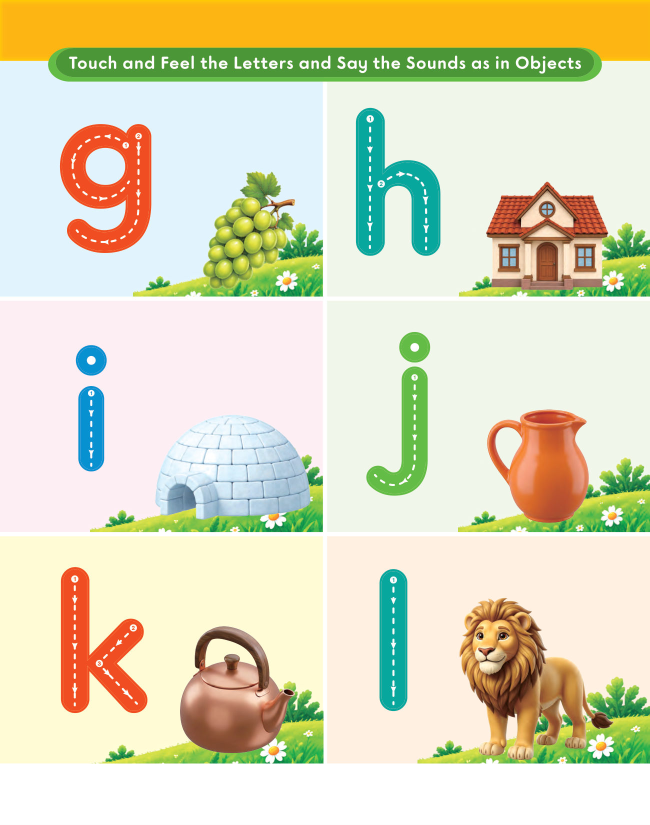
#> input picture books/maxford-global-qaida-3-english/p004.jpg, 1300 x 1649 px, given in place of p006.jpg, which was not available (shown at 1/2 size)
$ python make_urdu3.py
#> lines starting #> are read from the running program, lines starting #| are printed output that depends on the picture; after the words box and inside, x2 and y2 are one past the last pixel; in counts of white or black regions, pixels touching at a corner belong together; pictures that were not available may be replaced by others from this repository, and a replacement may not be noted
### tools/ink.py
"""Cut the exact shape of a trace letter out of the page picture, as pink "ink" the pencil reveals.

Dotted letters on white paper: the dots are joined into one smooth line.
Hollow letters on a coloured band: the white inside of the letter is filled.

    python tools/ink.py <book-id> <page> <x> <y> <w> <h>     # prints the ink file path
"""
import os
import sys

import cv2
import numpy as np

INK = (0x6f, 0x2f, 0xd6)   # BGR of the pencil colour #d62f6f
PAD = .25                   # extra room around the box, as a share of its size


def make_ink(book, page, box):
    """box = [x, y, w, h] in % of the page. Returns (file path relative to the site, padded box)."""
    im = cv2.imread('books/%s/p%03d.jpg' % (book, page))
    H, W = im.shape[:2]
    x, y, w, h = box
    px, py = w * PAD, h * PAD
    bx = [round(x - px, 2), round(y - py, 2), round(w + 2 * px, 2), round(h + 2 * py, 2)]
    x0, y0 = int(bx[0] / 100 * W), int(bx[1] / 100 * H)
    x1, y1 = int((bx[0] + bx[2]) / 100 * W), int((bx[1] + bx[3]) / 100 * H)
    crop = im[y0:y1, x0:x1]
    gray = cv2.cvtColor(crop, cv2.COLOR_BGR2GRAY)
    spread = crop.max(axis=2).astype(int) - crop.min(axis=2)
    dark = (gray < 170) & (spread < 70)                 # black/grey dots and outlines, not coloured lines

    inner = np.zeros(gray.shape, bool)
    iy0, iy1 = int(py / 100 * H), gray.shape[0] - int(py / 100 * H)
    ix0, ix1 = int(px / 100 * W), gray.shape[1] - int(px / 100 * W)
    inner[iy0:iy1, ix0:ix1] = True
    border = np.concatenate([crop[0], crop[-1], crop[:, 0], crop[:, -1]])
    on_band = np.median(border.min(axis=1)) < 215          # coloured band behind the letter

    unit = max(3, int(W * .006))
    if on_band:
        # hollow letter: its white inside plus its own outline and dashes
        white = (crop.min(axis=2) > 222)
        mask = (white | dark) & inner
        mask = cv2.morphologyEx(mask.astype(np.uint8), cv2.MORPH_OPEN, np.ones((3, 3), np.uint8))
        n, lab, stats, _ = cv2.connectedComponentsWithStats(mask)
        keep = [i for i in range(1, n) if stats[i][4] > mask.size * .01]
        mask = np.isin(lab, keep).astype(np.uint8)
    else:
        # dotted letter: join the dots into a line
        mask = (dark & inner).astype(np.uint8)
        ell = lambda n: cv2.getStructuringElement(cv2.MORPH_ELLIPSE, (n, n))
        mask = cv2.erode(cv2.dilate(mask, ell(unit * 2 + 1)), ell(unit))
    mask = cv2.GaussianBlur(mask.astype(np.float32), (3, 3), 0)

    rgba = np.zeros(crop.shape[:2] + (4,), np.uint8)
    rgba[..., :3] = INK
    rgba[..., 3] = np.clip(mask * 255, 0, 255).astype(np.uint8)
    os.makedirs('books/%s/ink' % book, exist_ok=True)
    name = 'books/%s/ink/p%03d_%d_%d.png' % (book, page, round(x * 10), round(y * 10))
    cv2.imwrite(name, rgba)
    return name, bx


# [3 lines that do not run on import are left out]

### tools/make_urdu3.py
"""Build the activities for Stemford Urdu 3+, alif to yay. Writes books/activities-urdu3.js.

On each letter's picture page: a "Learn" animation in Urdu (the letter, the book's sentence, the three words),
a find-the-picture game in Urdu, or the publisher's own videos once they are put in
videos/stemford-urdu-3/<NN name>/ (story.mp4, vocabulary.mp4, phonic poem.mp4).
On each trace page: "Show me how", where the pen fills the two big letters and the dotted rows, right to left.

    python tools/make_urdu3.py
"""
import glob
import json
import os

import cv2
import numpy as np

from ink import PAD, make_ink

BOOK = 'stemford-urdu-3'
VIDEO_DIR = 'videos/stemford-urdu-3/'

# picture page, letter, its name, folder name, the book's sentence, the three pictures from right to left,
# and whether those words begin with the letter
LETTERS = [
    (5, 'ا', 'الف', '01 alif', 'اسما نے انگور اور انار کھائے۔', ['انار', 'انڈا', 'انگور'], True),
    (7, 'آ', 'الف مد', '02 alif madd', 'آمنہ آم اور آڑو کھا رہی ہے۔', ['آم', 'آڑو', 'آلو'], True),
    (11, 'ب', 'بے', '03 bay', 'بلال نے بکری کو چارا کھلایا۔', ['بطخ', 'بستہ', 'بکری'], True),
    (13, 'پ', 'پے', '04 pay', 'پاکیزہ پانی پی رہی ہے۔', ['پنکھا', 'پانی', 'پتا'], True),
    (15, 'ت', 'تے', '05 tay', 'تتلی تربوز پر بیٹھی ہے۔', ['تتلی', 'تربوز', 'تسبیح'], True),
    (17, 'ٹ', 'ٹے', '06 ttay', 'ٹوکری میں ٹماٹر ہیں۔', ['ٹوکری', 'ٹماٹر', 'ٹرک'], True),
    (19, 'ث', 'ثے', '07 say', 'ثنا نے ٹوکری میں ثمر سجایا۔', ['ثنا', 'ثمر', 'ثابت انڈا'], True),
    (23, 'ج', 'جیم', '08 jeem', 'جویریہ اور جاوید نے جہاز کو دیکھا۔', ['جہاز', 'جگ', 'جلیبی'], True),
    (25, 'چ', 'چے', '09 chay', 'چاند کے پاس چوزہ اور چابی ہے۔', ['چوزہ', 'چابی', 'چائے'], True),
    (27, 'ح', 'بڑی حے', '10 bari hay', 'حلوائی نے حلوا پکایا۔', ['حلوائی', 'حلوا', 'حجام'], True),
    (29, 'خ', 'خے', '11 khay', 'خرگوش نے خربوزہ کھایا۔', ['خط', 'خربوزہ', 'خرگوش'], True),
    (33, 'د', 'دال', '12 daal', 'دانیہ نے دادا جان کو دلیہ دیا۔', ['درزی', 'دلیہ', 'درخت'], True),
    (35, 'ڈ', 'ڈال', '13 ddaal', 'ڈاکیا ڈاک خانے سے ڈاک لایا۔', ['ڈاکیا', 'ڈول', 'ڈبہ'], True),
    (37, 'ذ', 'ذال', '14 zaal', 'ذرار ذخیرہ سے ذرات دیکھ رہا ہے۔', ['ذرات', 'ذخیرہ'], True),
    (39, 'ر', 'رے', '15 ray', 'ریل گاڑی رکشا سے تیز چلی۔', ['رکشا', 'رسی', 'رومال'], True),
    (41, 'ڑ', 'ڑے', '16 rray', 'گاڑی چلی پہاڑوں کے درمیان۔', ['چڑیا', 'گاڑی', 'پہاڑ'], False),
    (43, 'ز', 'زے', '17 zay', 'زرافہ زیبرا سے لمبا ہے۔', ['زنجیر', 'زیور', 'زیبرا'], True),
    (45, 'ژ', 'ژے', '18 zhay', 'اژدھا بچ گیا ژالہ باری سے۔', ['ٹیلی ویژن', 'ژالہ باری'], False),
    (49, 'س', 'سین', '19 seen', 'سائیکل پر سیب رکھے ہیں۔', ['سیب', 'سورج', 'سائیکل'], True),
    (51, 'ش', 'شین', '20 sheen', 'شیر شہد کھا رہا ہے۔', ['شہد', 'شلجم', 'شیر'], True),
    (53, 'ص', 'صاد', '21 suad', 'صراحی کے پاس صابن پڑا ہے۔', ['صراحی', 'صابن', 'صندوق'], True),
    (55, 'ض', 'ضاد', '22 zuad', 'ضعیف ضیافت کھا رہے ہیں۔', ['ضعیف', 'ضیافت', 'ضرب'], True),
    (59, 'ط', 'طوئے', '23 toay', 'طاہر طیارے کے پاس کھڑا ہے۔', ['طالب علم', 'طیارہ', 'طوطا'], True),
    (61, 'ظ', 'ظوئے', '24 zoay', 'ظریف ظروف لینے گیا۔', ['ظریف', 'ظروف'], True),
    (63, 'ع', 'عین', '25 ain', 'عورت عمارت کے پاس کھڑی ہے۔', ['عورت', 'عینک', 'عقاب'], True),
    (65, 'غ', 'غین', '26 ghain', 'غلیل سے غبارے کو نشانہ لگایا۔', ['غبارہ', 'غلیل', 'غالیچہ'], True),
    (69, 'ف', 'فے', '27 fay', 'فاطمہ فاختہ کے ساتھ کھیل رہی ہے۔', ['فراک', 'فاختہ', 'فصل'], True),
    (71, 'ق', 'قاف', '28 qaaf', 'قندیل قلم سے لکھ رہی ہے۔', ['قلم', 'قلفی', 'قلعہ'], True),
    (73, 'ک', 'کاف', '29 kaaf', 'کرن کتاب پڑھ رہی ہے۔', ['کیلا', 'کشتی', 'کنگھی'], True),
    (75, 'گ', 'گاف', '30 gaaf', 'گائے نے گاجر کھائی۔', ['گاجر', 'گلاب', 'گیند'], True),
    (77, 'ل', 'لام', '31 laam', 'لیاقت لالٹین کے پاس بیٹھا لڈو کھا رہا ہے۔', ['لڈو', 'لٹو', 'لیموں'], True),
    (79, 'م', 'میم', '32 meem', 'مور نے مچھلی کو دیکھا۔', ['مرغی', 'مچھلی', 'موم بتی'], True),
    (83, 'ن', 'نون', '33 noon', 'بھائی نے ناشپاتی اور ناریل خریدے۔', ['ناشپاتی', 'ناریل', 'نلکا'], True),
    (85, 'و', 'واؤ', '34 wao', 'ویگن میں وادی کی سیر کی۔', ['وین', 'ورق', 'وردی'], True),
    (87, 'ہ', 'ہے', '35 hay', 'ہرن اور ہاتھی اچھے دوست ہیں۔', ['ہرن', 'ہار', 'ہاکی'], True),
    (89, 'ء', 'ہمزہ', '36 hamza', 'بھائی آئس کریم لائے اور ہم نے مٹھائی کھائی۔', ['گائے', 'مٹھائی', 'رضائی'], False),
    (91, 'ی', 'چھوٹی یے، بڑی یے', '37 yay', 'یاور نے یکہ کی سواری کی۔', ['یاسمین', 'یکہ', 'یادگار'], True),
]

# where the pictures under the sentence sit (x from, x to, in % of the page), right to left
SPOTS = {3: [(64, 97), (36, 64), (3, 36)], 2: [(52, 97), (3, 52)]}
LESSON_VIDEOS = [('Story', ['story.mp4']), ('Phonic Poem', ['phonic poem.mp4', 'poem.mp4']),
                 ('Vocabulary', ['vocabulary.mp4', 'activity.mp4'])]   # activity.mp4 (pay) is the picture page's lesson
# other names a letter's folder may have, besides "01 alif": the letter itself, or how it is said
ALIASES = {'03 bay': ['ba', 'be'], '04 pay': ['pa', 'pe'], '05 tay': ['ta', 'te'], '06 ttay': ['tta', 'tte']}
# buttons sit in the sky at the top left of the big picture: icon and top (%)
VIDEO_BUTTONS = {'Story': ('📖', 33), 'Phonic Poem': ('🎵', 38), 'Vocabulary': ('🔤', 43)}


# The colours each trace page's picture needs, shown in "Colour & write" (the book's own colour hint first,
# like the green fingerprint on the grapes). Page 88 has no picture, so it keeps the usual choice.
INK = {'red': '#e63946', 'green': '#43aa8b', 'dark green': '#2d6a4f', 'purple': '#7b5ea7', 'brown': '#8d5524',
       'light brown': '#d4a373', 'yellow': '#f9c74f', 'orange': '#f4a261', 'blue': '#4aa3df', 'light blue': '#90e0ef',
       'pink': '#ff8fab', 'grey': '#9aa5b1', 'black': '#222222'}
PAGE_COLOURS = {
    6: ['green', 'purple', 'brown'], 8: ['yellow', 'orange', 'green'], 12: ['yellow', 'orange'],
    14: ['green', 'dark green'], 16: ['yellow', 'blue', 'pink'], 18: ['red', 'green'], 20: ['brown', 'light brown'],
    24: ['blue', 'light blue'], 26: ['yellow'], 28: ['blue', 'yellow'], 30: ['yellow', 'brown'], 34: ['green', 'brown'],
    36: ['red', 'yellow', 'blue'], 38: ['brown', 'light brown', 'yellow'], 40: ['green', 'yellow'],
    42: ['grey', 'brown', 'light blue'], 44: ['black'], 46: ['blue', 'brown', 'green'], 50: ['yellow', 'orange'],
    52: ['orange', 'yellow', 'brown'], 54: ['brown', 'orange'], 56: ['light brown', 'grey', 'blue'],
    60: ['grey', 'blue'], 62: ['grey', 'blue'], 64: ['brown', 'yellow'], 66: ['red', 'yellow'], 70: ['pink', 'purple'],
    72: ['red', 'grey'], 74: ['yellow', 'green'], 76: ['orange', 'green'], 78: ['red', 'yellow', 'blue'],
    80: ['orange', 'green'], 84: ['brown', 'light brown'], 86: ['blue', 'grey'], 90: ['brown', 'blue'],
    92: ['brown', 'grey', 'yellow'],
}


def page_colour(im):
    """The page's own colour: the big coloured letter with arrows at the top (blue bay, green alif...)."""
    H, W = im.shape[:2]
    crop = im[int(H * .03):int(H * .2), int(W * .55):int(W * .88)].reshape(-1, 3).astype(int)
    sat = crop.max(axis=1) - crop.min(axis=1)
    px = crop[(sat > 70) & (crop.max(axis=1) > 80)]
    if len(px) < 50:
        return None
    b, g, r = np.median(px, axis=0).astype(int)
    return '#%02x%02x%02x' % (r, g, b)


def palette(page, im):
    """Three colours: the picture's own (PAGE_COLOURS), and the page's colour third."""
    cols = [INK[c] for c in PAGE_COLOURS.get(page, [])][:2]
    own = page_colour(im)
    near = lambda a, b: sum(abs(int(a[k:k + 2], 16) - int(b[k:k + 2], 16)) for k in (1, 3, 5)) < 90
    if own and not any(near(own, c) for c in cols):
        cols.append(own)
    for c in [INK[c] for c in PAGE_COLOURS.get(page, [])][2:] + ['#e63946', '#f4a261', '#4aa3df']:
        if len(cols) >= 3:
            break
        if not any(near(c, x) for x in cols):
            cols.append(c)
    return cols


def page_img(p):
    return cv2.imread('books/%s/p%03d.jpg' % (BOOK, p))


def pct(x0, y0, x1, y1, W, H):
    return [round(x0 / W * 100, 2), round(y0 / H * 100, 2), round((x1 - x0) / W * 100, 2), round((y1 - y0) / H * 100, 2)]


def hollow_letters(im, page):
    """The two big outline letters (white inside, on a coloured band), right to left, each with its ink."""
    H, W = im.shape[:2]
    # the band starts right of the picture to colour; on page 12 the second big letter reaches further left
    y0, y1, x0, x1 = int(H * .185), int(H * .385), int(W * (.5 if page == 12 else .56)), int(W * .975)
    crop = im[y0:y1, x0:x1]
    white = (crop.min(axis=2) > 228).astype(np.uint8)
    n, lab, st, _ = cv2.connectedComponentsWithStats(white)
    h, w = white.shape
    cand = []
    for i in range(1, n):
        x, y, cw, ch, area = st[i]
        if area < W * H * .00003 or x == 0 or y == 0 or x + cw >= w or y + ch >= h:
            continue                                    # too small, or the page's white running off the band
        cand.append(i)
    # pieces standing over each other (alif and its madd, a letter and its dots) make one letter
    slack = W * .01
    letters = []
    for i in sorted(cand, key=lambda i: st[i][0]):
        x, cw = st[i][0], st[i][2]
        for g in letters:
            if x < g['x1'] + slack and x + cw > g['x0'] - slack:
                g['ids'].append(i); g['x0'] = min(g['x0'], x); g['x1'] = max(g['x1'], x + cw); g['area'] += st[i][4]
                break
        else:
            letters.append({'ids': [i], 'x0': x, 'x1': x + cw, 'area': st[i][4]})
    letters = [g for g in letters if g['area'] > W * H * .0005]
    letters = sorted(letters, key=lambda g: -g['area'])[:2]
    letters.sort(key=lambda g: -g['x0'])                # right to left
    out = []
    for k, g in enumerate(letters):
        ys = [st[i][1] for i in g['ids']]; ye = [st[i][1] + st[i][3] for i in g['ids']]
        x, y, cw, ch = g['x0'], min(ys), g['x1'] - g['x0'], max(ye) - min(ys)
        box = pct(x0 + x, y0 + y, x0 + x + cw, y0 + y + ch, W, H)
        bx, by, bw, bh = box
        pb = [round(bx - bw * PAD, 2), round(by - bh * PAD, 2), round(bw * (1 + 2 * PAD), 2), round(bh * (1 + 2 * PAD), 2)]
        X0, Y0 = int(pb[0] / 100 * W), int(pb[1] / 100 * H)
        X1, Y1 = int((pb[0] + pb[2]) / 100 * W), int((pb[1] + pb[3]) / 100 * H)
        mask = np.zeros((H, W), np.uint8)
        mask[y0:y1, x0:x1][np.isin(lab, g['ids'])] = 1
        # grow only by the outline's own thickness, so dots close together (the three of pay) stay apart
        mask = cv2.dilate(mask, cv2.getStructuringElement(cv2.MORPH_ELLIPSE, (5, 5)))
        m = cv2.GaussianBlur(mask[Y0:Y1, X0:X1].astype(np.float32), (3, 3), 0)
        rgba = np.zeros(m.shape + (4,), np.uint8)
        rgba[..., :3] = (0x6f, 0x2f, 0xd6)
        rgba[..., 3] = np.clip(m * 255, 0, 255).astype(np.uint8)
        os.makedirs('books/%s/ink' % BOOK, exist_ok=True)
        src = 'books/%s/ink/p%03d_big%d.png' % (BOOK, page, k)
        cv2.imwrite(src, rgba)
        out.append({'glyph': 'ur', 'box': box, 'ink': {'src': src, 'box': pb}})
    return out


def dotted_rows(im):
    """Rows of dotted letters (not the rows of start dots only), each right to left, as boxes in %."""
    H, W = im.shape[:2]
    ya, yb, xa, xb = int(H * .38), int(H * .86), int(W * .03), int(W * .97)
    crop = im[ya:yb, xa:xb]
    gray = cv2.cvtColor(crop, cv2.COLOR_BGR2GRAY)
    spread = crop.max(axis=2).astype(int) - crop.min(axis=2)
    dark = (gray < 175) & (spread < 70)
    # the picture to colour reaches down into the first row on the left: leave it out
    dark[:int(H * .1), :int(W * .32)] = False
    rows_on = np.nonzero(dark.sum(axis=1))[0]
    bands, s, pv = [], rows_on[0], rows_on[0]
    for v in rows_on[1:]:
        if v - pv > H * .012:
            bands.append((s, pv)); s = v
        pv = v
    bands.append((s, pv))
    rows = []
    for t, b in bands:
        if b - t < H * .018:
            continue                                     # a row of start dots only
        band = dark[t:b + 1]
        cols = np.nonzero(band.sum(axis=0))[0]
        groups, s, pv = [], cols[0], cols[0]
        for c in cols[1:]:
            if c - pv > W * .03:
                groups.append((s, pv)); s = c
            pv = c
        groups.append((s, pv))
        boxes = []
        for a, bb in groups:
            ys = np.nonzero(band[:, a:bb + 1].any(axis=1))[0]
            if ys.max() - ys.min() < H * .018 or (ys.max() - ys.min() < H * .03 and bb - a < W * .03):   # dots only
                continue
            boxes.append(pct(xa + a, ya + t + ys.min(), xa + bb + 1, ya + t + ys.max() + 1, W, H))
        # drop what is not one of the row's letters, like the edge of the picture reaching down beside it
        if boxes:
            mw, mt = np.median([bx[2] for bx in boxes]), np.median([bx[1] for bx in boxes])
            boxes = [bx for bx in boxes if bx[2] < mw * 1.8 and abs(bx[1] - mt) < 1.2]
        if len(boxes) >= 2:
            rows.append(sorted(boxes, key=lambda bx: -bx[0]))
    # a row much shorter than the letter rows holds only the dots of letters still to be written
    if rows:
        tall = max(np.median([bx[3] for bx in r]) for r in rows)
        rows = [r for r in rows if np.median([bx[3] for bx in r]) > tall * .5]
    return rows


def lesson_folder(folder):
    """The letter's video folder: "01 alif", "alif", the letter itself (ب), or another name in ALIASES."""
    letter = next(l for _, l, _, f, *_ in LETTERS if f == folder)
    for name in [folder, folder.split(' ', 1)[1], letter] + ALIASES.get(folder, []):
        if os.path.isdir(VIDEO_DIR + name):
            return VIDEO_DIR + name + '/'
    return VIDEO_DIR + folder + '/'


# The publisher's unlisted YouTube copies (same videos and lengths as the files), used before the files so they
# play on every device. Pay's "activity.mp4" is its Vocabulary lesson.
YOUTUBE = {
    '01 alif': {'Story': '73iCUzD0gbM', 'Vocabulary': 'jELWFLxzA_4', 'Formation': 'o5-K4jYeAAU'},
    '03 bay': {'Story': 'rha2EccIGh8', 'Vocabulary': 'mp44bnHr2kg', 'Formation': 'GQDQ7Nd6okE'},
    '04 pay': {'Story': 'dlZ_kRIk3q8', 'Vocabulary': 'eKkFbj-plKA', 'Formation': 'qKuzEjCkJok'},
    '05 tay': {'Story': 'uYMM8Ace9Y8', 'Vocabulary': 'kjSYtJMVtWk', 'Formation': 'U7C_J0c2ILc'},
}


def videos(folder, names):
    out = []
    for title, cands in names:
        if title in YOUTUBE.get(folder, {}):
            out.append({'title': title, 'src': 'https://youtu.be/' + YOUTUBE[folder][title]})
            continue
        for c in cands:
            if os.path.exists(lesson_folder(folder) + c):
                out.append({'title': title, 'src': lesson_folder(folder) + c})
                break
    return out


def picture_page(p, letter, name, folder, sentence, words, initial):
    spots = SPOTS[len(words)]
    game = {'type': 'game', 'ur': True, 'label': 'کھیلیں', 'title': f'{name} والی چیزیں ڈھونڈیں!', 'button': {'x': 11.5, 'y': 28},
            'crop': {'x': 2, 'y': 65.5, 'w': 96, 'h': 18.5},
            'targets': [{'name': w, 'x': a, 'y': 66, 'w': b - a, 'h': 17.5, 'say': f'یہ {w} ہے۔'}
                        for (a, b), w in zip(spots, words)]}
    vids = videos(folder, LESSON_VIDEOS)
    if vids:
        return [{'type': 'videos', 'label': v['title'], 'icon': VIDEO_BUTTONS[v['title']][0], 'title': f"{v['title']}: {name}",
                 'button': {'x': 11.5, 'y': VIDEO_BUTTONS[v['title']][1]}, 'videos': [v]} for v in vids] + [game]
    tie = f'یہ سب {name} سے شروع ہوتے ہیں۔' if initial else f'ان سب میں حرف {name} آتا ہے۔'
    scenes = [
        {'page': p, 'from': {'cx': 80, 'cy': 15, 'w': 40}, 'to': {'cx': 82, 'cy': 15, 'w': 28},
         'text': f'یہ حرف {name} ہے۔ میرے ساتھ کہیں: {name}، {name}!'},
        {'page': p, 'from': {'cx': 50, 'cy': 40, 'w': 90}, 'to': {'cx': 50, 'cy': 40, 'w': 66}, 'text': sentence},
    ] + [
        {'page': p, 'from': {'cx': (a + b) / 2, 'cy': 72, 'w': 38}, 'to': {'cx': (a + b) / 2, 'cy': 72, 'w': 30},
         'text': f'{name} سے {w}۔' if initial else f'{w}۔'}
        for (a, b), w in zip(spots, words)
    ] + [
        {'page': p, 'from': {'cx': 50, 'cy': 72, 'w': 100}, 'to': {'cx': 50, 'cy': 72, 'w': 90}, 'text': '، '.join(words) + '۔ ' + tie}
    ]
    learn = {'type': 'story', 'label': 'سیکھیں ' + letter, 'icon': '🔤', 'title': 'حرف ' + name, 'button': {'x': 11.5, 'y': 23},
             'scenes': scenes}
    return [learn, game]


def trace_page(page, name, folder):
    im = page_img(page)
#> in page_img, returned value is the input picture: shape (1649, 1300, 3); mean B, G, R 187.4, 218.2, 220.6
    big = hollow_letters(im, page)
#> in hollow_letters, `crop = im[y0:y1, x0:x1]`:
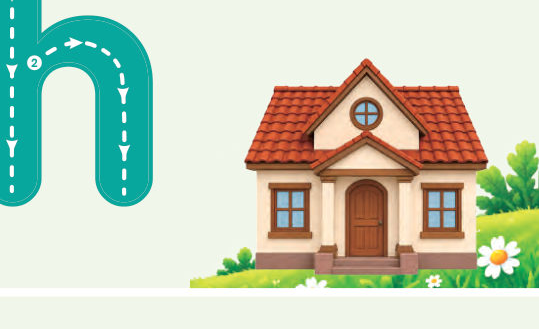
#> crop: shape (329, 539, 3); mean B, G, R 185.6, 206.5, 193.9
#> in hollow_letters, `white = (crop.min(axis=2) > 228).astype(np.uint8)`:
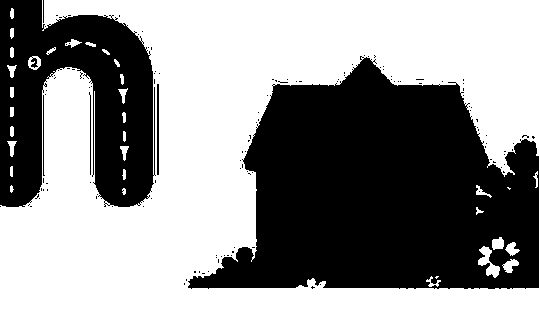
#> white: shape (329, 539); values 0 (black) and 1 (white), 57.5% white; 131 black regions (125 under 20 px), largest, box (x1, y1, x2, y2) and area: (188, 56, 539, 289) 54094, (0, 0, 156, 207) 20581, (157, 84, 159, 175) 182, (89, 92, 91, 175) 83, (43, 95, 45, 176) 82, (43, 0, 44, 23) 23
#> in hollow_letters, `n, lab, st, _ = cv2.connectedComponentsWithStats(white)`:
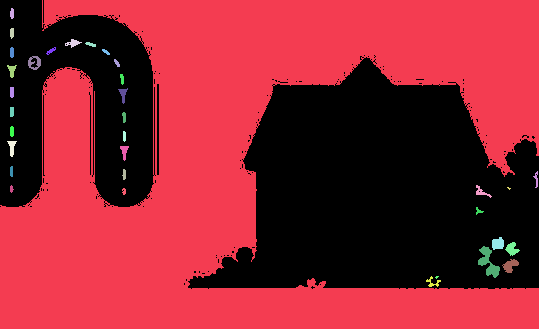
#> lab: shape (329, 539) int32; 35 distinct labels, from 0 to 34; one colour per label, 0 black
#> in hollow_letters, `n, lab, st, _ = cv2.connectedComponentsWithStats(white)`: n = 35; st = 35 rows, first 6: [0, 0, 539, 289, 75307], [0, 0, 539, 329, 100121], [10, 8, 4, 11, 37], [10, 28, 4, 11, 38], [65, 39, 17, 9, 70], [85, 42, 11, 5, 33]
#> the loop in hollow_letters, `for i in range(1, n):` made 34 passes
#> (x, y, cw, ch, area) on passes 1 to 8: (0, 0, 539, 329, 100121), (10, 8, 4, 11, 37), (10, 28, 4, 11, 38), (65, 39, 17, 9, 70), (85, 42, 11, 5, 33), (10, 47, 4, 11, 40), (46, 47, 10, 8, 33), (102, 49, 8, 6, 25)
#> after the loop in hollow_letters, `for i in range(1, n):`: cand = [4, 9, 11, 14, 19, 20, 25, 29, 30, 31, 32]
#> the loop in hollow_letters, `for i in sorted(cand, key=lambda i: st[i][0]):` made 11 passes
#> (i, x, cw) on passes 1, 2, 3, 5, 6, 7, 8, 9: (11, 7, 10), (19, 7, 10), (9, 28, 13), (14, 118, 10), (20, 120, 9), (25, 476, 16), (31, 478, 22), (29, 492, 12)
#> after the loop in hollow_letters, `for i in sorted(cand, key=lambda i: st[i][0]):`: g = {'ids': [25, 31, 29, 32, 30], 'x0': 476, 'x1': 520, 'area': 747}; letters = 4 items
#> in hollow_letters, `letters = [g for g in letters if g['area'] > W * H * .0005]`: letters = []
#> big = []
    rows = dotted_rows(im)
#> in dotted_rows, `crop = im[ya:yb, xa:xb]`:
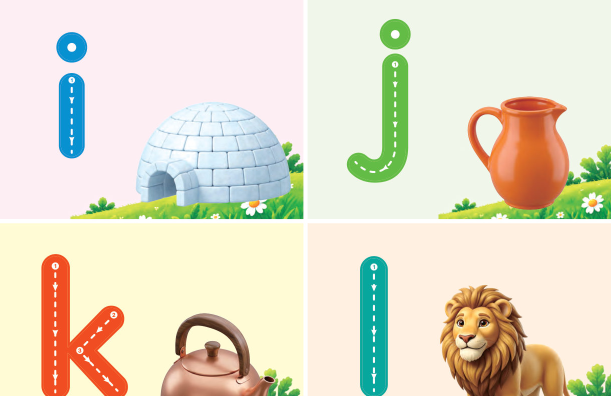
#> crop: shape (792, 1222, 3) (shown at 1/2 size); mean B, G, R 200.6, 221.2, 227.5
#> in dotted_rows, `gray = cv2.cvtColor(crop, cv2.COLOR_BGR2GRAY)`:
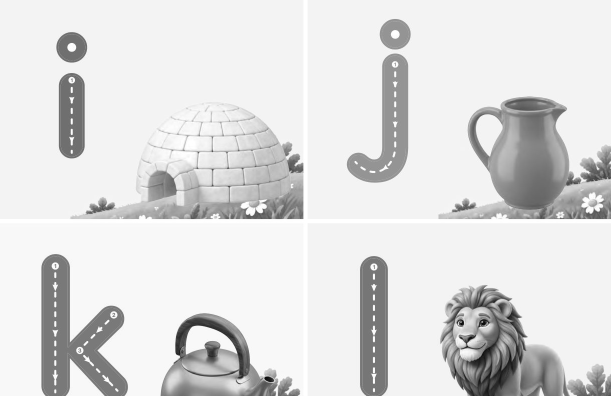
#> gray: shape (792, 1222) (shown at 1/2 size); min 1, max 255, mean 220.8
#> (the rest of the program and of its run is left out)
